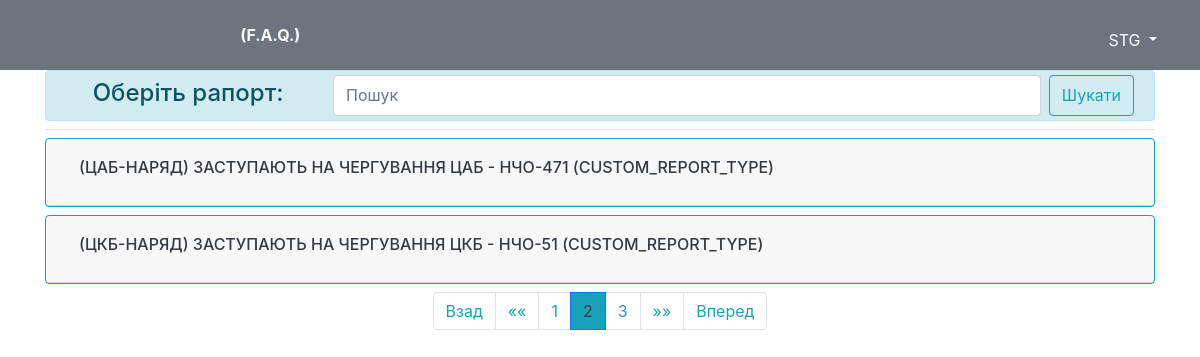
Page /?page=2 (signed in) on the committed database.
### reports/models.py (models this page shows, shortened)
class Report(models.Model):
    REPORT_TYPES = [
        ('regular', 'звичайний рапорт'),
        ('custom', 'рапорт по специфічному шаблону'),
    ]
    type = models.CharField(max_length=100, choices=REPORT_TYPES, default='regular', verbose_name="тип рапорту")
    template_name = models.CharField(max_length=255, default='template_universal.docx', null=True, blank=True, verbose_name="назва файлу шаблону (змінюється адміністратором, див. у документації)")
    title = models.CharField(max_length=255, null=True, verbose_name="Назва рапорту")
    body_sample = models.TextField(blank=True, null=True, verbose_name="зразок тексту рапорту")
    body_template = models.TextField(blank=True, null=True, verbose_name="шаблон рапорту (змінюється адміністратором, див. у документації)")
    default_header_position = models.ForeignKey(Position, related_name='report_header_position_set', on_delete=models.SET_NULL, blank=True, null=True, verbose_name="посада на кого цей рапорт")
    default_footer_position = models.ForeignKey(Position, related_name='report_footer_position_set', on_delete=models.SET_NULL, blank=True, null=True, verbose_name="посада від кого цей рапорт")
    class Meta:
        verbose_name = "Рапорти__"
        verbose_name_plural = "Рапорти"

### reports/views.py (the view)
# urls.py: path('', views.reports_list_view, name='index'),
@login_required
def reports_list_view(request):
    if request.method == 'POST':
        filter_param = request.POST.get('filter_param')
        if (filter_param is not None) and (len(filter_param) > 0):
            reports_list = Report.objects.filter(
                Q(title__iexact=filter_param) | Q(body_sample__iexact=filter_param)
                |
                Q(title__icontains=filter_param) | Q(body_sample__icontains=filter_param)
            ).order_by('id')
        else:
            filter_param = ""
            reports_list = Report.objects.all().order_by('id')
        paginator = Paginator(reports_list, 5)
        page_obj = paginator.get_page(1)
        context = {
            'page_obj': page_obj,
            'filter_param': filter_param
        }
    elif request.method == 'GET':
        filter_param = request.GET.get('filter_param')
        if (filter_param is not None) and (len(filter_param) > 0):
            reports_list = Report.objects.filter(
                Q(title__iexact=filter_param) | Q(body_sample__iexact=filter_param)
                |
                Q(title__icontains=filter_param) | Q(body_sample__icontains=filter_param)
            ).order_by('id')
        else:
            filter_param = ""
            reports_list = Report.objects.all().order_by('id')
        paginator = Paginator(reports_list, 2)
        page_number = request.GET.get('page')
        page_obj = paginator.get_page(page_number)
        context = {
            'page_obj': page_obj,
            'filter_param': filter_param
        }
    return render(request, 'reports/reports_list.html', context)

### reports/templates/reports/reports_list.html (shortened to what this page needs)
{% extends 'reports/base.html' %}
{% block content %}
    <div class="alert alert-info align-items-center my-0 py-0" role="alert">
        <div class="form-group row my-1">
            <div class="col-12 d-flex">
                <h4 class="mr-auto mt-1"><i class="fas fa-server mr-2"></i>Оберіть рапорт:</h4>
                <form id='search' class="d-flex w-75" method='POST' action='{% url 'reports:reports_list' %}'>
                    <input type="search" class="form-control mr-2" placeholder="Пошук" id="filter_param"
                           name="filter_param">
                    <button type="submit" class="btn btn-outline-info">Шукати</button>
                </form>
            </div>
        </div>
    </div>
    <hr class="my-2">
    {% for report in page_obj %}
        <div class="accordion mb-0" id="accordion-1">
            <div class="card border-info my-2">
                <div class="card-header" id="heading-{{ forloop.counter0 }}">
                    <h2 class="mb-0">
                        <button class="btn btn-link text-dark" type="button" data-toggle="collapse"
                                data-target="#collapse-{{ forloop.counter0 }}"
                                aria-expanded="false" aria-controls="collapseOne">
                            <h6>{{ report.title|upper }}</h6>
                        </button>
                    </h2>
                </div>
            </div>
        </div>
    {% endfor %}
    <nav aria-label="PAGES NAVIGATION">
        {% if page_obj.has_other_pages %}
            <ul class="pagination justify-content-center">
                {% if page_obj.has_previous %}
                    <li class="page-item"><a class="page-link text-info"
                                             href="?{% if filter_param %}filter_param={{ filter_param }}&{% endif %}page={{ page_obj.previous_page_number }}">Взад</a>
                    </li>
                    <li class="page-item"><a class="page-link text-info"
                                             href="?{% if filter_param %}filter_param={{ filter_param }}&{% endif %}page=1">&laquo;&laquo;</a>
                    </li>
                {% else %}
                    <li class="page-item disabled"><a class="page-link" href="#">Взад</a></li>
                    <li class="page-item disabled"><a class="page-link" href="#">&laquo;&laquo;</a></li>
                {% endif %}
                {% for i in page_obj.paginator.page_range %}
                    {% if i == page_obj.number %}
                        <li class="page-item active">
                            <span class="page-link text-dark bg-info">{{ page_obj.number }}</span>
                        </li>
                    {% else %}
                        <li class="page-item">
                            <a class="page-link text-info"
                               href="?{% if filter_param %}filter_param={{ filter_param }}&{% endif %}page={{ i }}">{{ i }}</a>
                        </li>
                    {% endif %}
                {% endfor %}
                {% if page_obj.has_next %}
                    <li class="page-item"><a class="page-link text-info"
                                             href="?{% if filter_param %}filter_param={{ filter_param }}&{% endif %}page={{ page_obj.paginator.num_pages }}">&raquo;&raquo;</a>
                    </li>
                    <li class="page-item"><a class="page-link text-info"
                                             href="?{% if filter_param %}filter_param={{ filter_param }}&{% endif %}page={{ page_obj.next_page_number }}">Вперед</a>
                    </li>
                {% else %}
                    <li class="page-item disabled"><a class="page-link" href="#">&raquo;&raquo;</a></li>
                    <li class="page-item disabled"><a class="page-link" href="#">Вперед</a></li>
                {% endif %}
            </ul>
        {% endif %}
    </nav>
{% endblock %}

### reports/templates/reports/base.html (shortened to what this page needs)
{% load static %}
<!doctype html>
<html lang="en">
<head>
    <link rel="stylesheet" href="{% static 'fontawesome-free-5.11.2-web/css/all.css' %}">
    <link href="https://maxcdn.bootstrapcdn.com/bootstrap/4.0.0/css/bootstrap.min.css"
 rel="stylesheet"/>
    <link rel="stylesheet" type="text/css" href="{% static 'custom-css/custom_styles.css' %}"/>
</head>
<body>
<nav class="navba fixed-top navbar-expand navbar-dark bg-secondary">
    <div class="container form-inline">
        <a href="/" class="navbar-brand ml-3">
            <i class="fas fa-greater-than fa-3x text-light"></i></a>
            <div class="collapse navbar-collapse">
                {% if user.is_authenticated %}
                    <ul class="navbar-nav mr-auto d-flex align-items-center">
                        <li class="nav-item">
                            <a href="/">
                                <span class="nav-link text-light text-uppercase font-weight-normal px-3">
                                    <i class="fas fa-file-alt fa-2x text-danger"></i>
                                    <i class="fas fa-file-alt fa-2x text-warning"></i>
                                    <i class="fas fa-file-alt fa-2x text-light"></i>
                                </span>
                            </a>
                        </li>
                        <li class="nav-item"><a class="nav-link text-light text-uppercase font-weight-bold px-3"
                                                href="#">(F.A.Q.)</a></li>
                    </ul>
                    <div class="dropdown">
                        <button class="btn btn-secondary dropdown-toggle align-self-baseline" type="button"
                                id="dropdownMenuButton"
                                data-toggle="dropdown" aria-haspopup="true" aria-expanded="false">
                            <span class="fas fa-child fa-2x mr-2"></span><span>{{ user.username|upper }}</span>
                        </button>
                    </div>
                {% endif %}
            </div>
    </div>
</nav>
<div class="container">
    {% block content %}{% endblock %}
</div>
</body>
</html>

### reports/static/custom-css/custom_styles.css (style rules this page uses)
body { padding-top: 70px; }

### rows in the picture
Report: title "(ЦАБ-НАРЯД) ЗАСТУПАЮТЬ НА ЧЕРГУВАННЯ ЦАБ - НЧО-471 (CUSTOM_REPORT_TYPE)"
Report: title "(ЦКБ-НАРЯД) ЗАСТУПАЮТЬ НА ЧЕРГУВАННЯ ЦКБ - НЧО-51 (CUSTOM_REPORT_TYPE)"

### other values in the picture
{{ user.username|upper }} "STG"
{{ i }} "1" "3"
{{ page_obj.number }} "2"
